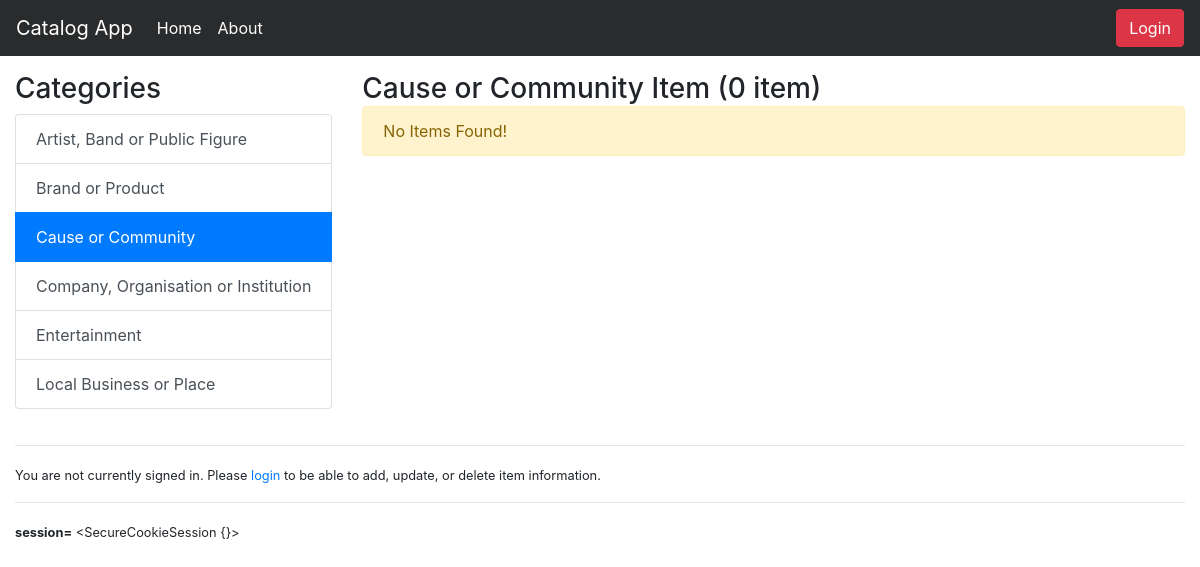
/catalog/Cause or Community/items, run on the app's committed database.
### models.py (models this page shows, shortened)
class Category(Base):
    __tablename__ = "category"
    id = Column(Integer, primary_key = True)
    name = Column(String(80), nullable = False, index = True)
    created_date = Column(DateTime, default = datetime.utcnow, nullable = False)
    updated_date = Column(DateTime, default = datetime.utcnow, onupdate = datetime.utcnow, nullable = False)
    user_id = Column(Integer, ForeignKey("user.id"))
    user = relationship(User)

### application.py (the view)
@app.route("/catalog/<path:category_name>")
@app.route("/catalog/<path:category_name>/items")
def show_items(category_name):
    categories = session.query(Category).order_by(asc(Category.name)).all()
    category = session.query(Category).filter_by(name=category_name).first()
    items = session.query(Item).filter_by(category_id=category.id).all()
    if len(items) < 2:
        title = "{} Item ({} item)"
    else:
        title = "{} Items ({} items)"
    return render_template(
        "categories.html",
        items_title=title.format(category.name, len(items)),
        categories=categories,
        category=category,
        items=items)

### templates/categories.html (shortened to what this page needs)
{% extends "base.html" %}
{% block content %}
  <div class="row" style="margin-top: 12px;">
    <div class="col-auto">
      <h3>Categories</h3>
      {% if categories %}
        <div class="list-group">
          {% for c in categories %}
            <a href="{{url_for('show_items', category_name=c.name)}}"
              class="list-group-item list-group-item-action {% if category and category.name == c.name %}active{% endif %}">{{ c.name }}</a>
          {% endfor %}
        </div>
      {% else %}
        <div class="alert alert-warning" role="alert">
          No Categories Found!
        </div>
      {% endif %}
    </div>
    <div class="col">
      <h3 style="display: inline;">{{ items_title }}</h3>
      {% if items %}
        <div class="list-group">
          {% for i in items %}
            <a href="{{url_for('show_item', category_name=i.category.name, item_title=i.title)}}"
            class="list-group-item list-group-item-action">{{ i.title }}
              {% if not category %}<em class="text-danger">({{ i.category.name }})</em>{% endif %}</a>
          {% endfor %}
        </div>
      {% else %}
        <div class="alert alert-warning" role="alert">
          No Items Found!
        </div>
      {% endif %}
    </div>
  </div>
{% endblock %}

### static/styles.css (style rules this page uses)
.list-group { margin-bottom: 20px; }

### data on the page
Category: name "Artist, Band or Public Figure"
Category: name "Brand or Product"
Category: name "Cause or Community"
Category: name "Company, Organisation or Institution"
Category: name "Entertainment"
Category: name "Local Business or Place"

### other printed values
{{ items_title }} "Cause or Community Item (0 item)"
{{ session }} "<SecureCookieSession {}>"
